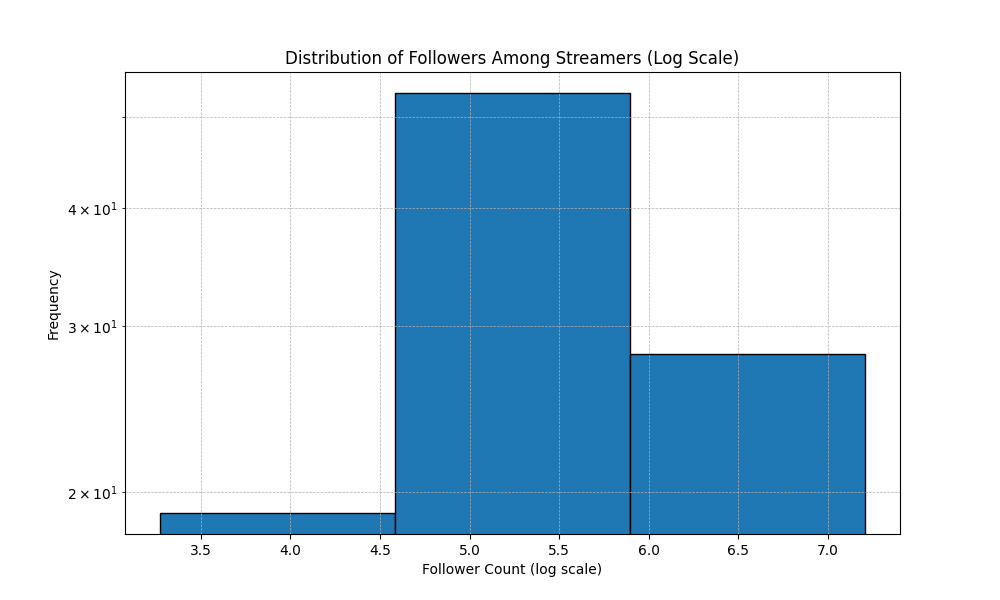

Reproduce this figure in Python.
import os
import numpy as np
import matplotlib.pyplot as plt

# Path to dataset
data_path = "data/"

# Collect follower counts
follower_counts = []

# Loop through each streamer's folder
for streamer in os.listdir(data_path):
    streamer_path = os.path.join(data_path, streamer)
    metadata_path = os.path.join(streamer_path, f"{streamer}.txt")  # Metadata file

    if os.path.isfile(metadata_path):
        with open(metadata_path, "r") as f:
            for line in f:
                if "Followers:" in line:  # Adjust based on actual metadata format
                    count = np.log10(int(line.split(":")[1].strip()))
                    follower_counts.append(count)

# Plot histogram with logarithmic x-axis
plt.figure(figsize=(10, 6))
plt.hist(follower_counts, bins=3, edgecolor="black", log=True)  # log=True for log-scale y-axis
plt.xlabel("Follower Count (log scale)")
plt.ylabel("Frequency")
plt.title("Distribution of Followers Among Streamers (Log Scale)")
plt.grid(True, which="both", linestyle="--", linewidth=0.5)

# Save the figure if running in a non-interactive environment
plt.savefig("histogram.png")
